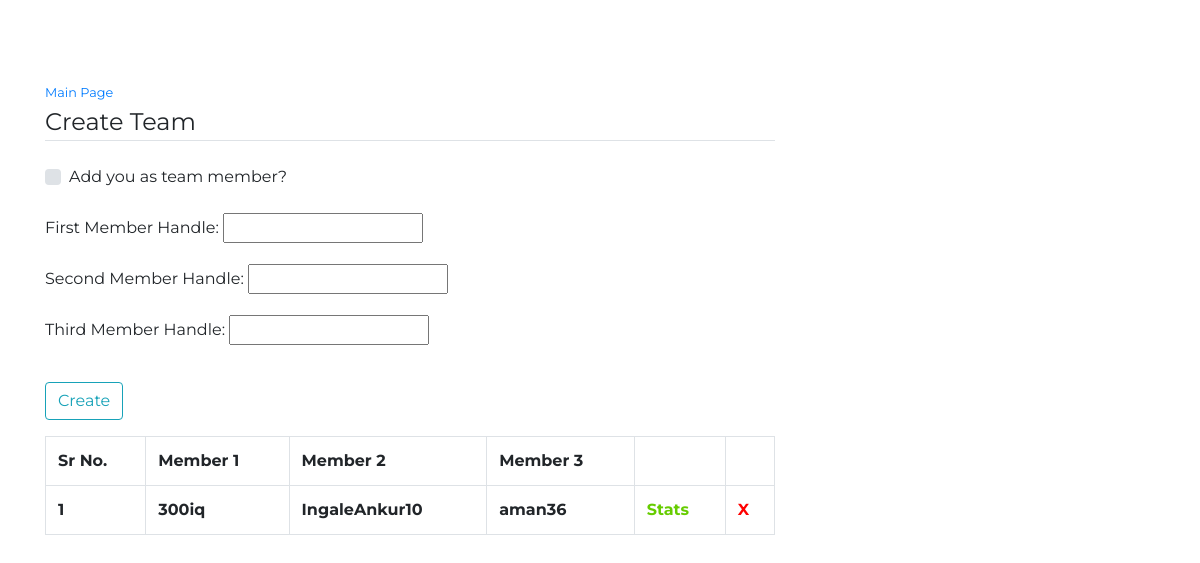
The page /codeforces-frenemies/createteam/ (signed in) on the database as committed earlier.
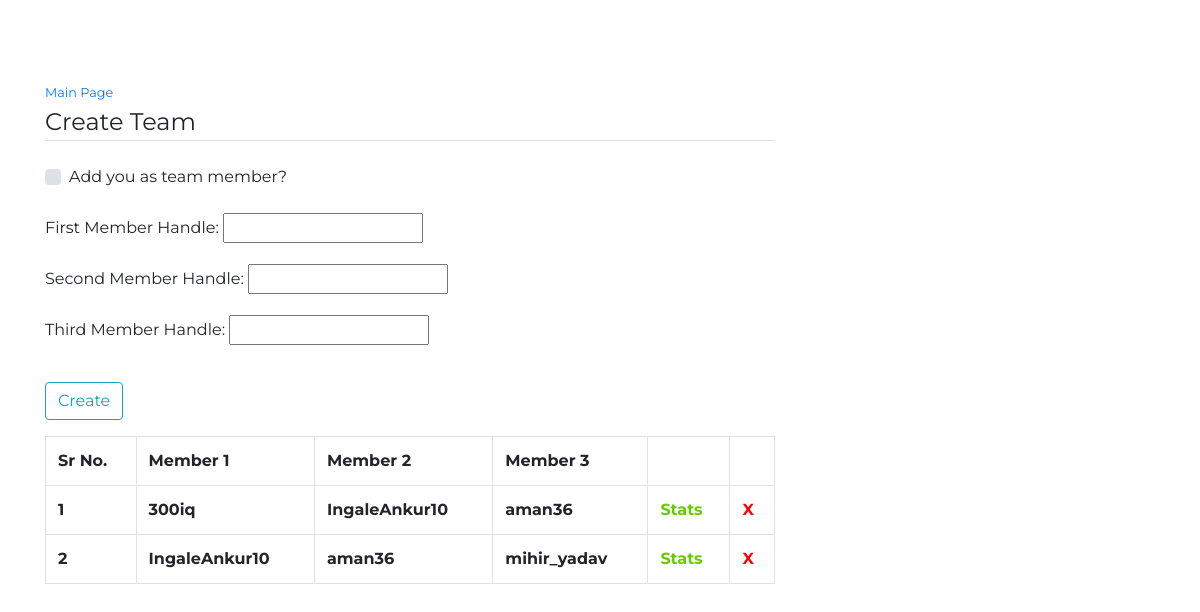
The same page on the database as committed later.
### cfFrenemies/models.py (models this page shows, shortened)
class User_Team(models.Model):
    creator_user = models.ForeignKey(User , on_delete=models.CASCADE , default = None)
    handle1 = models.CharField(max_length = 100)
    handle2 = models.CharField(max_length = 100)
    handle3 = models.CharField(max_length = 100)

### cfFrenemies/views.py (the view)
# urls.py: path('createteam/' , views.createTeam, name = 'createTeam'),
def createTeam(request):
    if request.user.is_authenticated:
        if request.method == 'POST':
            form = CreateTeamForm(request.POST)
            if form.is_valid():
                handles = [
                    form.cleaned_data.get('handle1'),
                    form.cleaned_data.get('handle2'),
                    form.cleaned_data.get('handle3')
                ]
                handles.sort()
                try:
                    user_team = User_Team.objects.get(
                        creator_user = request.user,
                        handle1 = handles[0],
                        handle2 = handles[1],
                        handle3 = handles[2]
                    )
                except User_Team.DoesNotExist:
                    user_team = User_Team(
                        creator_user = request.user,
                        handle1 = handles[0],
                        handle2 = handles[1],
                        handle3 = handles[2],
                    )
                    user_team.save()
                    return redirect('createTeam')
                else:
                    messages.error(request , 'Team already created.')
        else:
            form = CreateTeamForm()
        return render(request, template_name = 'cfFrenemies/createteam.html', context = {'form': form, 'teams': User_Team.objects.all()})
    else:
        redirect('login')
    pass

### cfFrenemies/forms.py (shortened to what this page needs)
class CreateTeamForm(forms.Form):
    handle1 = forms.CharField(label = 'First Member Handle', widget=forms.TextInput)
    handle2 = forms.CharField(label = 'Second Member Handle', widget=forms.TextInput)
    handle3 = forms.CharField(label = 'Third Member Handle', widget=forms.TextInput)

### cfFrenemies/models.py (called while the page is built)
    @property
    def is_active(self):
        return self.active

### cfFrenemies/templates/cfFrenemies/createteam.html (shortened to what this page needs)
{% extends "cfFrenemies/layout.html" %}
{% block content %}
    <div>
        <small>
            <a href="{% url 'index' %}">Main Page</a>
        </small>
    </div>
	<div class="content-section">
        <form method="POST">
            <fieldset class="form-group">
                <legend class="border-bottom mb-4">Create Team</legend>
                <div class="custom-control custom-checkbox">
                    <label class="custom-control-label" for="firstHandleIsUser">Add you as team member?</label>
                </div>
                <br>
                {{ form.as_p }}
            </fieldset>
            <div class="form-group">
                <button class="btn btn-outline-info" type="submit">Create</button>
            </div>
        </form>
    </div>
{% if teams %}
<table class = "table table-bordered table-hover">
    <tr>
        <th class = "th-lg">
            Sr No.
        </th>
        <th class = "th-lg">
            Member 1
        </th>
        <th class = "th-lg">
            Member 2
        </th>
        <th class = "th-lg">
            Member 3
        </th>
        <th class = "th-lg">
        </th>
        <th class = "th-lg">
        </th>
    </tr>
    {% for team in teams %}
    <tr>
        <th class = "th-lg">
            {{ forloop.counter }}
        </th>
        <th class = "th-lg">
            {{ team.handle1 }}
        </th>
        <th class = "th-lg">
            {{ team.handle2 }}
        </th>
        <th class = "th-lg">
            {{ team.handle3 }}
        </th>
        <th class = "th-lg">
            <a href="#" title = "Click to get team stats"
                style="color:#66CC00;font-weight:bold;">Stats</a>
        </th>
        <th class = "th-lg">
            <a href="{% url 'delTeam' team.handle1 team.handle2 team.handle3 %}" title = "Click to remove this team"
                style="color:#FF0000;font-weight:bold;">X</a>
        </th>
    </tr>
    {% endfor %}
</table>
{% endif %}
{% endblock content %}

### cfFrenemies/templates/cfFrenemies/layout.html (shortened to what this page needs)
{% load static %}
<!DOCTYPE html>
<html>
<head>
    <link rel="stylesheet" href="https://maxcdn.bootstrapcdn.com/bootstrap/4.0.0/css/bootstrap.min.css">
</head>
<body style = "margin-top:5rem">
    <main role="main" class="container">
      <div class="row">
        <div class="col-md-8">
          {% block content %}{% endblock %}
        </div>
      </div>
    </main>
</body>
</html>

### cfFrenemies/templates/cfFrenemies/layout.html (style rules this page uses)
body { font-family: 'Montserrat'; }
table, th, td { padding: 5px; }
table { border-spacing: 15px; }

Rows that differ between the two databases and show on the page:
added User_Team: handle1 "IngaleAnkur10", handle2 "aman36", handle3 "mihir_yadav"
